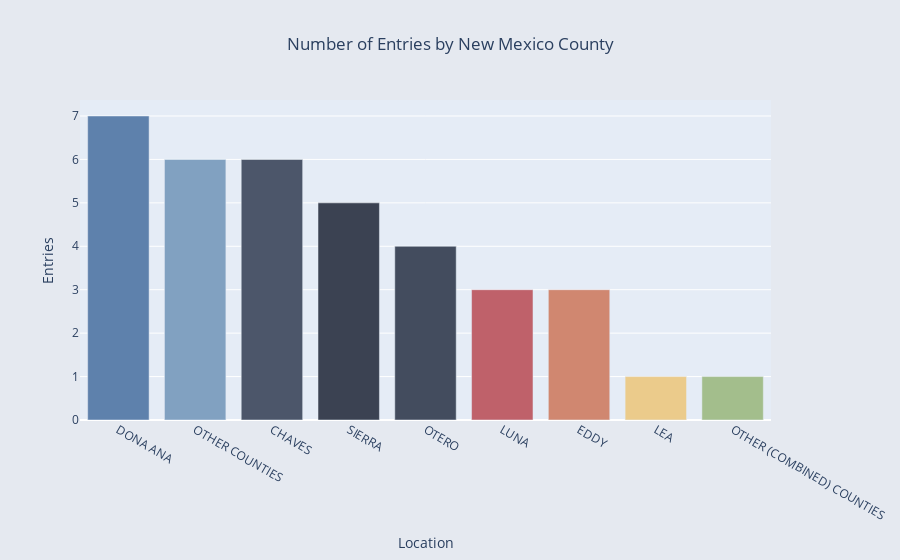

The code cell stored with this chart in its notebook:
### Code cell
import plotly.express as px
import pandas as pd

# Assuming df is already defined and contains the data
location_counts = df['County'].value_counts()

data = {
    'Location': location_counts.index.tolist(),
    'Entries': location_counts.values.tolist()
}
nord_colors = [
    '#5E81AC',  # Nord8: Frost - Snow Storm
    '#81A1C1',  # Nord9: Frost - Aurora
    '#4C566A',  # Nord1: Polar Night - Light Blue
    '#3B4252',  # Nord0: Polar Night - Dark Blue
    '#434C5E',  # Nord2: Polar Night - Darker Blue
    '#BF616A',  # Nord11: Aurora - Red
    '#D08770',  # Nord12: Aurora - Orange
    '#EBCB8B',  # Nord13: Aurora - Yellow
    '#A3BE8C',  # Nord14: Aurora - Green
    '#B48EAD',  # Nord15: Aurora - Magenta
    '#88C0D0',  # Nord10: Frost - Polar Night
    '#8FBCBB',  # Nord7: Frost - Aurora
    '#5E81AC',  # Nord8: Frost - Snow Storm
    '#81A1C1',  # Nord9: Frost - Aurora
    '#4C566A',  # Nord1: Polar Night - Light Blue
    '#3B4252',  # Nord0: Polar Night - Dark Blue
    '#434C5E',  # Nord2: Polar Night - Darker Blue
    '#BF616A',  # Nord11: Aurora - Red
    '#D08770',  # Nord12: Aurora - Orange
    '#EBCB8B',  # Nord13: Aurora - Yellow
    '#A3BE8C',  # Nord14: Aurora - Green
    '#B48EAD',  # Nord15: Aurora - Magenta
    '#88C0D0',  # Nord10: Frost - Polar Night
    '#8FBCBB',  # Nord7: Frost - Aurora
    '#5E81AC',  # Nord8: Frost - Snow Storm
    '#81A1C1',  # Nord9: Frost - Aurora
    '#4C566A',  # Nord1: Polar Night - Light Blue
    '#3B4252',  # Nord0: Polar Night - Dark Blue
    '#434C5E',  # Nord2: Polar Night - Darker Blue
    '#BF616A',  # Nord11: Aurora - Red
    '#D08770',  # Nord12: Aurora - Orange
    '#EBCB8B',  # Nord13: Aurora - Yellow
    '#A3BE8C',  # Nord14: Aurora - Green
    '#B48EAD'   # Nord15: Aurora - Magenta
]



# Create a DataFrame
df = pd.DataFrame(data)

# Add a 'Color' column to the DataFrame
df['Color'] = [nord_colors[i % len(nord_colors)] for i in range(len(df))]

# Create the bar chart
fig = px.bar(df, x='Location', y='Entries', title='Number of Entries by New Mexico County')

# Update the bar colors
fig.update_traces(marker_color=df['Color'])

fig.update_layout(paper_bgcolor='#e5e9f0')
fig.update_layout(title_x=0.5)
fig.write_image("n_entries_by_new_mexico_county_05_025_24.png", scale=1)
fig.write_html("n_entries_by_new_mexico_county_05_025_24.html")
fig.show()

### Figure 1 — Plotly figure (JSON) as saved in the notebook; plotly's stock layout.template omitted (floating-point values rounded to 4 significant figures)
{"data": [{"alignmentgroup": "True", "hovertemplate": "Location=%{x}<br>Entries=%{y}<extra></extra>", "legendgroup": "", "marker": {"color": ["#5E81AC", "#81A1C1", "#4C566A", "#3B4252", "#434C5E", "#BF616A", "#D08770", "#EBCB8B", "#A3BE8C"], "pattern": {"shape": ""}}, "name": "", "offsetgroup": "", "orientation": "v", "showlegend": false, "textposition": "auto", "type": "bar", "x": ["DONA ANA", "OTHER COUNTIES", "CHAVES", "SIERRA", "OTERO", "LUNA", "EDDY", "LEA", "OTHER (COMBINED) COUNTIES"], "xaxis": "x", "y": [7, 6, 6, 5, 4, 3, 3, 1, 1], "yaxis": "y"}], "layout": {"barmode": "relative", "legend": {"tracegroupgap": 0}, "paper_bgcolor": "#e5e9f0", "title": {"text": "Number of Entries by New Mexico County", "x": 0.5}, "xaxis": {"anchor": "y", "domain": [0, 1], "title": {"text": "Location"}}, "yaxis": {"anchor": "x", "domain": [0, 1], "title": {"text": "Entries"}}}}
